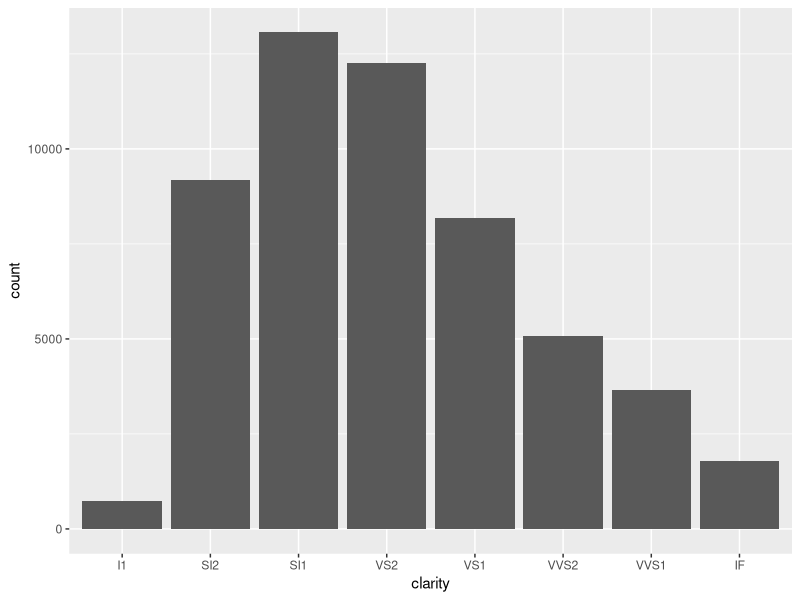

This chart was generated by the following R code:
#| title: "Bar charts (`geom_bar()`)"
#| category: "Part 2: Bar Charts and Summaries"
#| dataset-name: "diamonds"
#| description: "Create a simple bar chart showing the frequency of diamonds for each `clarity` level. Use `geom_bar()` so ggplot counts the categories for you."
#| stub: "ggplot(diamonds, aes(x = ___)) + \n ___()"

library(ggplot2)

p <- ggplot(diamonds, aes(x = clarity)) +
  geom_bar()

plot(p)
